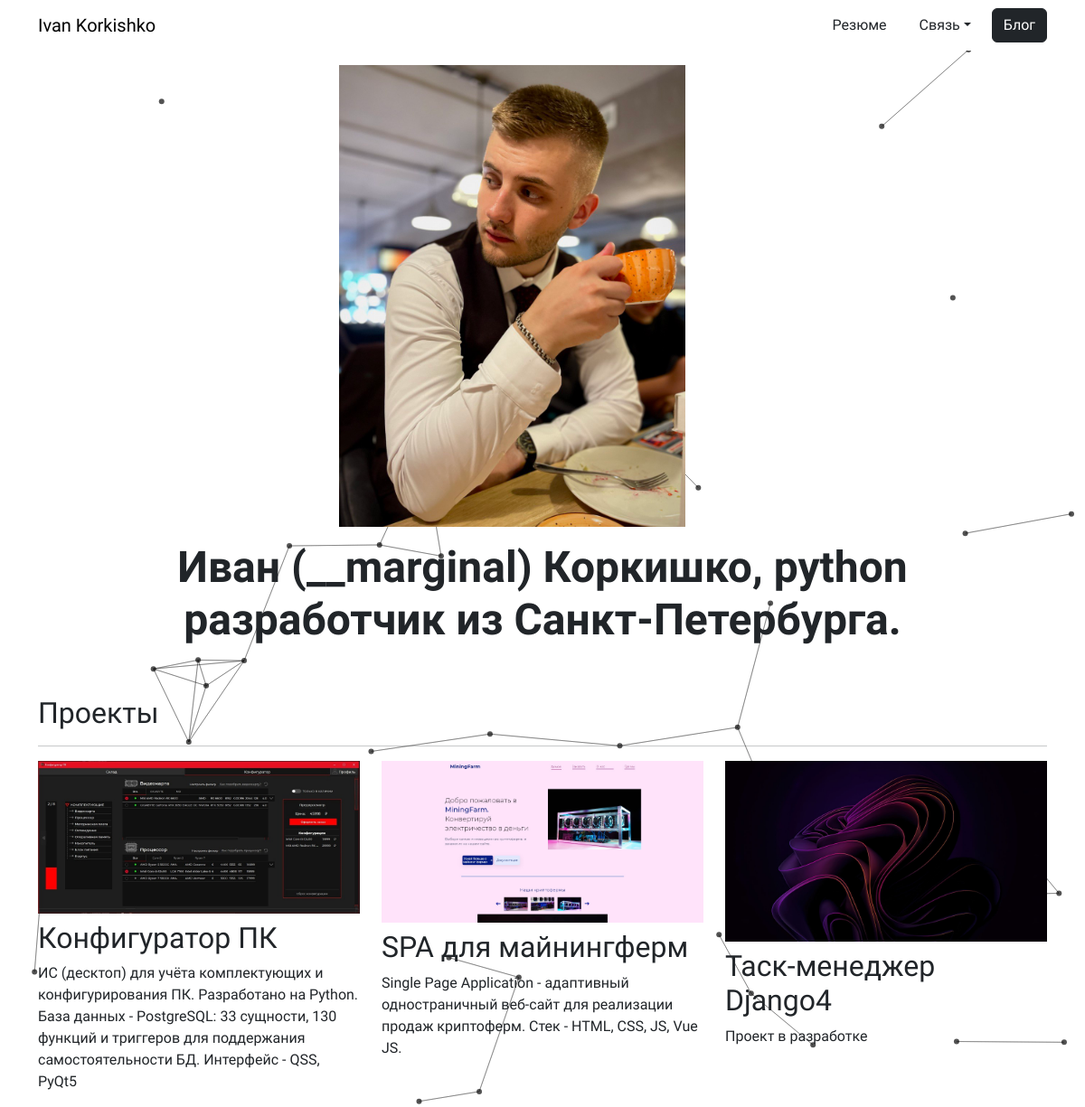
The page / on the database its author committed.
### portfolio/models.py (models this page shows, shortened)
class Project(models.Model):
    title = models.CharField(max_length=100)
    description = models.CharField(max_length=250)
    image = models.ImageField(upload_to="portfolio/images/", max_length=250)
    url = models.URLField(blank=True)

### portfolio/views.py (the view)
# urls.py: 2. Add a URL to urlpatterns:  path('', views.home, name='home')
def home(request):
    projects = Project.objects.all()  # Импорт всех записей о проектах из БД
    return render(request, "portfolio/home.html", {"projects": projects})

### portfolio/templates/portfolio/home.html
{% extends "portfolio/base.html" %}
{% block content %}
  {% load static %}
<div class="row justify-content-center my-3">
  <div class="col-5">
    <img id="main-photo" src="{% static 'portfolio/my.jpg' %}"  class="img-fluid" alt="Моё фото">
  </div>
</div>
<div class="row justify-content-center mb-3">
  <div class="col-md-9 text-center">
    <h1 id="hometext" class="font-weight-bold"><b>Иван (__marginal) Коркишко, python разработчик из Санкт-Петербурга.</b> </h1>
  </div>
</div>
<div>
<h2 class="mt-5">Проекты</h2>
<hr>
  <div class="row">
    {% for project in projects %}
    <div class="col-lg-4 col-md-6">
      {% if project.url %}
      <a href="{{ project.url}}">
        <img src="{{ project.image.url}}" class="img-fluid mb-2">
      </a>
      {% else %}
      <img src="{{ project.image.url }}" class="img-fluid mb-2">
      {% endif %}
      <h2>{{ project.title }}</h2>
      <p>{{ project.description }}</p>
    </div>
    {% endfor %}
  </div>
</div>
{% endblock %}

### portfolio/templates/portfolio/base.html (shortened to what this page needs)
<!DOCTYPE html>
{% load static %}
<html lang="ru">
    <head>
        <link rel="stylesheet" href="{% static 'portfolio/custom.css' %}">
        <link href="https://cdn.jsdelivr.net/npm/bootstrap@5.3.2/dist/css/bootstrap.min.css" rel="stylesheet">
    </head>
    <body>
     <canvas id="canvas" ></canvas>
      <nav id="topNav" class="navbar navbar-expand-lg navbar-light">
        <div class="container">
            <a class="navbar-brand" href="{% url 'home' %}">Ivan Korkishko</a>
            <div class="collapse navbar-collapse" id="navbarSupportedContent">
            <ul class="navbar-nav ms-auto">
              <li class="nav-item">
                <a role="button" class="btn my-2 my-sm-0" href="{% static  'portfolio/resume.pdf' %}">Резюме</a>
              </li>
              <li class="nav-item dropdown">
              <button class="btn dropdown-toggle" data-bs-toggle="dropdown" aria-expanded="false">Связь</button>
            </li>
            </ul>
            <a role="button" class="btn btn-dark my-2 my-sm-0" href="{% url 'blog:all_blogs' %}">Блог</a>
            </div>
            </div>
        </nav>
        <div class="container">
            {% block content %}{% endblock %}
        </div>
    </body>
</html>

### portfolio/static/portfolio/custom.css (style rules this page uses)
.navbar-nav { color: black !important; }
a { text-decoration:none; }
.btn { margin-left: 10px; }
body { font-family: 'Onest', sans-serif !important; margin: 0%; overflow-x: hidden; }
canvas { position: absolute; z-index: -1; transform-origin: 0 0; -webkit-size-adjust: 100%; }
div { z-index: 1; }
#topNav { background-color: white !important; }
@media (min-width: 992px) { #hometext { font-size: 3rem; } }
@media (min-width: 992px) { #main-photo { width: 85%; } }

### rows shown on the page
Project: image (picture), title "Конфигуратор ПК", description "ИС (десктоп) для учёта комплектующих и конфигурирования ПК. Разработано на Python. База данных - PostgreSQL: 33 сущности, 130 функций и триггеров для поддержания самостоятельности БД. Интерфейс - QSS, PyQt5"
Project: image (picture), title "SPA для майнингферм", description "Single Page Application - адаптивный одностраничный веб-сайт для реализации продаж криптоферм. Стек - HTML, CSS, JS, Vue JS."
Project: image (picture), title "Таск-менеджер Django4", description "Проект в разработке"
